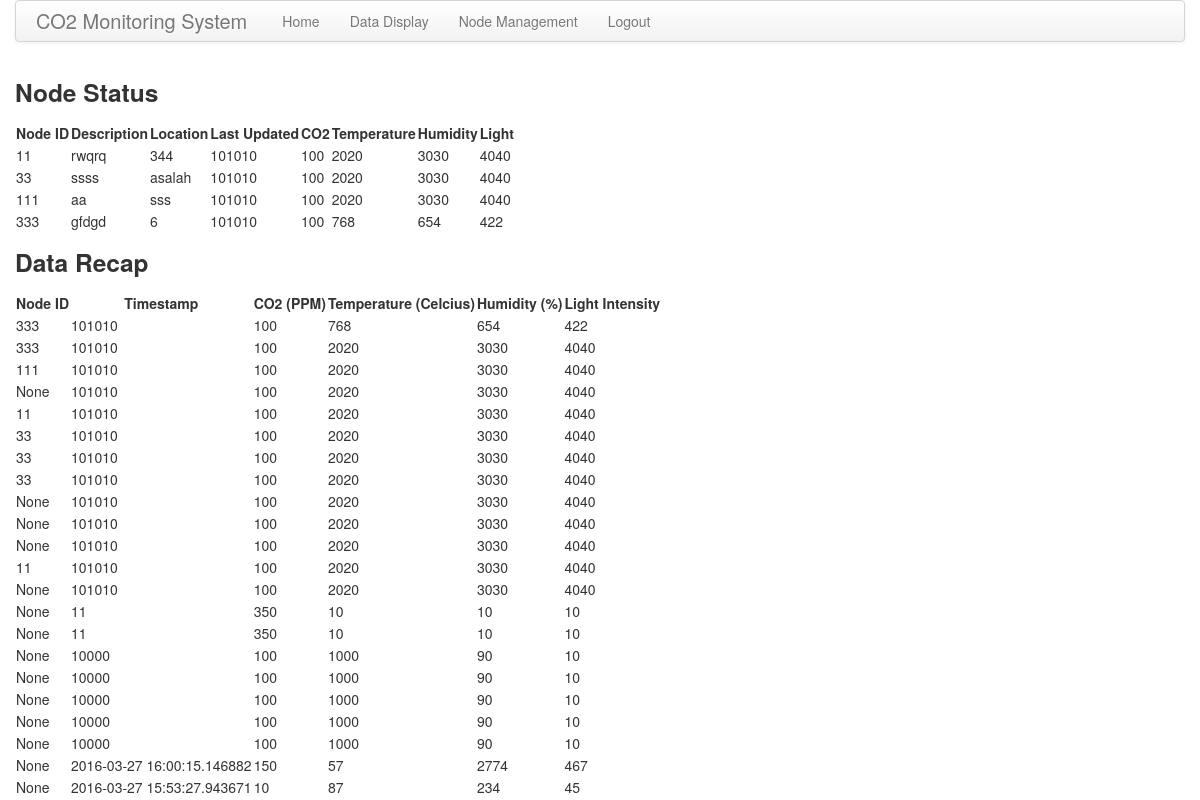
The app's page /data_display (signed in) with its own data.
### app/models.py (models this page shows, shortened)
class Node(db.Model):
	id = db.Column(db.Integer, primary_key=True)
	desc = db.Column(db.String(100), index=True)
	pos = db.Column(db.String(20), index=True)
	last_time = db.Column(db.String(30), index=True)
	last_dataid = db.Column(db.Integer, index=True)
	status = db.Column(db.Integer, index=True, default=0)
	data = db.relationship('Data', backref='source', lazy='dynamic')
	def __repr__(self):
		return '%r' % (self.id)

class Data(db.Model):
	id = db.Column(db.Integer, primary_key=True)
	timestamp = db.Column(db.String(30), index=True)
	data_co2 = db.Column(db.String(15), index=True)
	data_temp = db.Column(db.String(15), index=True)
	data_hum = db.Column(db.String(15), index=True)
	data_light = db.Column(db.String(15), index=True)
	node_id = db.Column(db.Integer, db.ForeignKey('node.id'))

### app/views.py (the view)
@app.route('/data_display', methods=['GET'])
@login_required
def data_display():
	nd_list = []
	nodes = Node.query.all()
	alldata = Data.query.order_by(desc('id')).all()
	for n in nodes:
		nd = []
		d = Data.query.get(n.last_dataid)
		nd.append(n.id)
		nd.append(n.desc)
		nd.append(n.pos)
		nd.append(n.last_time)
		nd.append(d.data_co2)
		nd.append(d.data_temp)
		nd.append(d.data_hum)
		nd.append(d.data_light)
		nd_list.append(nd)
	return render_template('data_display.html',nodes=nodes, alldata=alldata, session=session, nd_list=nd_list, title='Data Display')

### app/views.py (called while the page is built)
def login_required(f):
	@wraps(f)
	def wrap(*args, **kwargs):
		if 'logged_in' in session:
			return f(*args, **kwargs)
		else:
			flash('You need login first')
			return redirect(url_for('login'))
	return wrap

### app/templates/data_display.html (shortened to what this page needs)
{% extends "base.html" %}
{% block content %}
<div id="tabledata">
	<h3>Node Status</h3>
	<table style="width=100%">
		<tr>
			<th>Node ID</th>
			<th>Description</th>
			<th>Location</th>
			<th>Last Updated</th>
			<th>CO2</th>
			<th>Temperature</th>
			<th>Humidity</th>
			<th>Light</th>
		</tr>
		{% for nd in nd_list %}
		<tr>
			<td>{{ nd[0] }}</td>
			<td>{{ nd[1] }}</td>
			<td>{{ nd[2] }}</td>
			<td>{{ nd[3] }}</td>
			<td>{{ nd[4] }}</td>
			<td>{{ nd[5] }}</td>
			<td>{{ nd[6] }}</td>
			<td>{{ nd[7] }}</td>
		</tr>
		{% endfor %}
	</table>
	<h3>Data Recap</h3>
	<table style="width=100%">
		<tr>
			<th>Node ID</th>
			<th>Timestamp</th>
			<th>CO2 (PPM)</th>
			<th>Temperature (Celcius)</th>
			<th>Humidity (%)</th>
			<th>Light Intensity</th>
		</tr>
		{% for data in alldata %}
		<tr>
			<td>{{data.source}}</td>
			<td>{{data.timestamp}}</td>
			<td>{{data.data_co2}}</td>
			<td>{{data.data_temp}}</td>
			<td>{{data.data_hum}}</td>
			<td>{{data.data_light}}</td>
		</tr>
		{% endfor %}
	</table>
</div>
{% endblock %}

### app/templates/base.html (shortened to what this page needs)
<!DOCTYPE html>
<html>
  <head>
    <link href="/static/css/bootstrap.min.css" rel="stylesheet" media="screen">
    <link href="/static/css/bootstrap-responsive.min.css" rel="stylesheet">
  </head>
  <body>
    <div class="container">
      <div class="navbar">
        <div class="navbar-inner">
          <a class="brand" href="/">CO2 Monitoring System</a>
            <ul class="nav">
              <li><a href="{{ url_for('index') }}">{{ 'Home' }}</a></li>
              <li><a href="{{ url_for('data_display') }}"> {{ 'Data Display'}} </a></li>
              <li><a href="{{ url_for('node_management') }}"> {{ 'Node Management'}} </a></li>
              {% if session['logged_in'] == True %}
                <li><a href="{{ url_for('logout') }}"> {{ 'Logout'}} </a></li>
              {% else %}
                <li><a href="{{ url_for('login') }}"> {{ 'Login'}} </a></li>
              {% endif %}
            </ul>
        </div>
      </div>
      <div class="row">
        <div class="span12">
          {% block content %}{% endblock %}
        </div>
      </div>
    </div>
  </body>
</html>

### records on screen
Node: desc "rwqrq", pos "344", last_time "101010"
Data: data_co2 "100", data_temp "2020", data_hum "3030", data_light "4040", source "11", timestamp "101010", data_co2 "100", data_temp "2020", data_hum "3030", data_light "4040"
Node: desc "ssss", pos "asalah", last_time "101010"
Data: data_co2 "100", data_temp "2020", data_hum "3030", data_light "4040", source "33", timestamp "101010", data_co2 "100", data_temp "2020", data_hum "3030", data_light "4040"
Node: desc "aa", pos "sss", last_time "101010"
Data: data_co2 "100", data_temp "2020", data_hum "3030", data_light "4040", source "111", timestamp "101010", data_co2 "100", data_temp "2020", data_hum "3030", data_light "4040"
Node: id "333", desc "gfdgd", last_time "101010"
Data: data_co2 "100", data_temp "768", data_hum "654", data_light "422", source "333", timestamp "101010", data_co2 "100", data_temp "768", data_hum "654", data_light "422"
Data: source "333", timestamp "101010", data_co2 "100", data_temp "2020", data_hum "3030", data_light "4040"
Data: source "None", timestamp "101010", data_co2 "100", data_temp "2020", data_hum "3030", data_light "4040"
Data: source "33", timestamp "101010", data_co2 "100", data_temp "2020", data_hum "3030", data_light "4040"
Data: source "33", timestamp "101010", data_co2 "100", data_temp "2020", data_hum "3030", data_light "4040"
Data: source "None", timestamp "101010", data_co2 "100", data_temp "2020", data_hum "3030", data_light "4040"
Data: source "None", timestamp "101010", data_co2 "100", data_temp "2020", data_hum "3030", data_light "4040"
Data: source "None", timestamp "101010", data_co2 "100", data_temp "2020", data_hum "3030", data_light "4040"
Data: source "11", timestamp "101010", data_co2 "100", data_temp "2020", data_hum "3030", data_light "4040"
Data: source "None", timestamp "101010", data_co2 "100", data_temp "2020", data_hum "3030", data_light "4040"
Data: source "None", timestamp "11", data_co2 "350", data_temp "10", data_hum "10", data_light "10"
Data: source "None", timestamp "11", data_co2 "350", data_temp "10", data_hum "10", data_light "10"
Data: source "None", timestamp "10000", data_co2 "100", data_temp "1000", data_hum "90", data_light "10"
Data: source "None", timestamp "10000", data_co2 "100", data_temp "1000", data_hum "90", data_light "10"
Data: source "None", timestamp "10000", data_co2 "100", data_temp "1000", data_hum "90", data_light "10"
Data: source "None", timestamp "10000", data_co2 "100", data_temp "1000", data_hum "90", data_light "10"
Data: source "None", timestamp "10000", data_co2 "100", data_temp "1000", data_hum "90", data_light "10"
Data: source "None", timestamp "2016-03-27 16:00:15.146882", data_co2 "150", data_temp "57", data_hum "2774", data_light "467"
Data: source "None", timestamp "2016-03-27 15:53:27.943671", data_co2 "10", data_temp "87", data_hum "234", data_light "45"

### other values on screen
{{ 'Home' }} "Home"
{{ 'Data Display' }} "Data Display"
{{ 'Node Management' }} "Node Management"
{{ 'Logout' }} "Logout"
{{ nd[0] }} "11" "33" "111"
{{ nd[2] }} "6"
